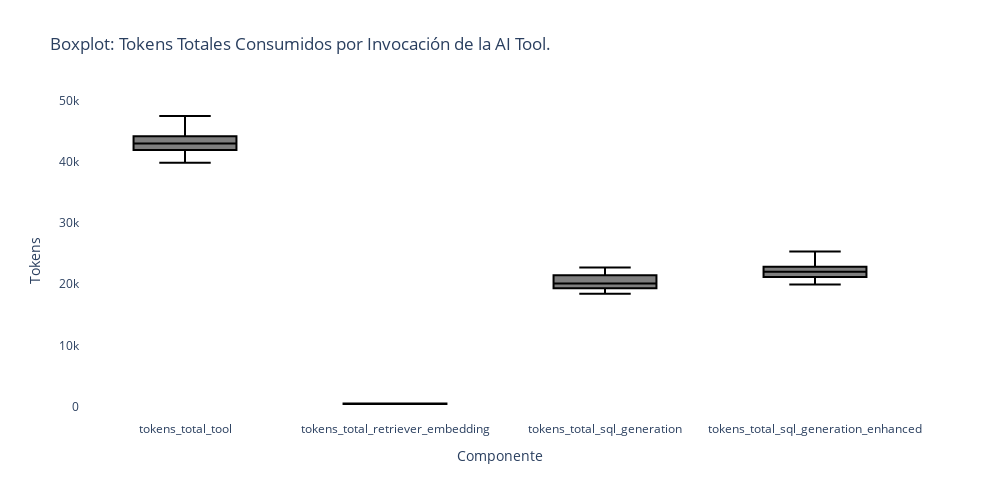

Write notebook code for a chart like this one.
### Code cell
# Boxplot de tokens totales por invocación y de la AI Tool
boxplot(
    df_tokens_totales, 
    title="Boxplot: Tokens Totales Consumidos por Invocación de la AI Tool.",
    value_name="Tokens",
    category_name="Componente"
)

### Figure 1 — Plotly figure (JSON) as saved in the notebook; plotly's stock layout.template omitted (floating-point values rounded to 4 significant figures)
{"data": [{"alignmentgroup": "True", "hovertemplate": "Componente=%{x}<br>Tokens=%{y}<extra></extra>", "legendgroup": "", "marker": {"color": "#000000"}, "name": "", "notched": false, "offsetgroup": "", "orientation": "v", "showlegend": false, "type": "box", "x": ["tokens_total_tool", "tokens_total_tool", "tokens_total_tool", "tokens_total_tool", "tokens_total_tool", "tokens_total_tool", "tokens_total_tool", "tokens_total_tool", "tokens_total_tool", "tokens_total_tool", "tokens_total_tool", "tokens_total_tool", "tokens_total_tool", "tokens_total_tool", "tokens_total_tool", "tokens_total_tool", "tokens_total_tool", "tokens_total_tool", "tokens_total_tool", "tokens_total_tool", "tokens_total_retriever_embedding", "tokens_total_retriever_embedding", "tokens_total_retriever_embedding", "tokens_total_retriever_embedding", "tokens_total_retriever_embedding", "tokens_total_retriever_embedding", "tokens_total_retriever_embedding", "tokens_total_retriever_embedding", "tokens_total_retriever_embedding", "tokens_total_retriever_embedding", "tokens_total_retriever_embedding", "tokens_total_retriever_embedding", "tokens_total_retriever_embedding", "tokens_total_retriever_embedding", "tokens_total_retriever_embedding", "tokens_total_retriever_embedding", "tokens_total_retriever_embedding", "tokens_total_retriever_embedding", "tokens_total_retriever_embedding", "tokens_total_retriever_embedding", "tokens_total_sql_generation", "tokens_total_sql_generation", "tokens_total_sql_generation", "tokens_total_sql_generation", "tokens_total_sql_generation", "tokens_total_sql_generation", "tokens_total_sql_generation", "tokens_total_sql_generation", "tokens_total_sql_generation", "tokens_total_sql_generation", "tokens_total_sql_generation", "tokens_total_sql_generation", "tokens_total_sql_generation", "tokens_total_sql_generation", "tokens_total_sql_generation", "tokens_total_sql_generation", "tokens_total_sql_generation", "tokens_total_sql_generation", "tokens_total_sql_generation", "tokens_total_sql_generation", "tokens_total_sql_generation_enhanced", "tokens_total_sql_generation_enhanced", "tokens_total_sql_generation_enhanced", "tokens_total_sql_generation_enhanced", "tokens_total_sql_generation_enhanced", "tokens_total_sql_generation_enhanced", "tokens_total_sql_generation_enhanced", "tokens_total_sql_generation_enhanced", "tokens_total_sql_generation_enhanced", "tokens_total_sql_generation_enhanced", "tokens_total_sql_generation_enhanced", "tokens_total_sql_generation_enhanced", "tokens_total_sql_generation_enhanced", "tokens_total_sql_generation_enhanced", "tokens_total_sql_generation_enhanced", "tokens_total_sql_generation_enhanced", "tokens_total_sql_generation_enhanced", "tokens_total_sql_generation_enhanced", "tokens_total_sql_generation_enhanced", "tokens_total_sql_generation_enhanced"], "x0": " ", "xaxis": "x", "y": [42083, 43776, 42817, 40599, 40129, 43212, 44927, 42546, 42534, 43529, 47526, 41018, 42212, 39883, 44745, 41867, 43307, 43567, 44662, 45872, 410, 440, 408, 502, 502, 408, 500, 440, 408, 439, 440, 502, 442, 404, 440, 488, 404, 500, 404, 500, 21236, 21253, 20122, 19125, 18435, 20060, 19988, 21660, 18748, 20142, 21734, 18692, 20619, 19504, 22056, 20112, 21151, 19156, 22260, 22743, 20437, 22083, 22287, 20972, 21192, 22744, 24439, 20446, 23378, 22948, 25352, 21824, 21151, 19975, 22249, 21267, 21752, 23911, 21998, 22629], "y0": " ", "yaxis": "y"}], "layout": {"boxgap": 0.3, "boxgroupgap": 0.3, "boxmode": "group", "height": 500, "legend": {"tracegroupgap": 0}, "paper_bgcolor": "white", "plot_bgcolor": "white", "title": {"text": "Boxplot: Tokens Totales Consumidos por Invocación de la AI Tool."}, "width": 1000, "xaxis": {"anchor": "y", "domain": [0, 1], "title": {"text": "Componente"}}, "yaxis": {"anchor": "x", "domain": [0, 1], "title": {"text": "Tokens"}}}}
